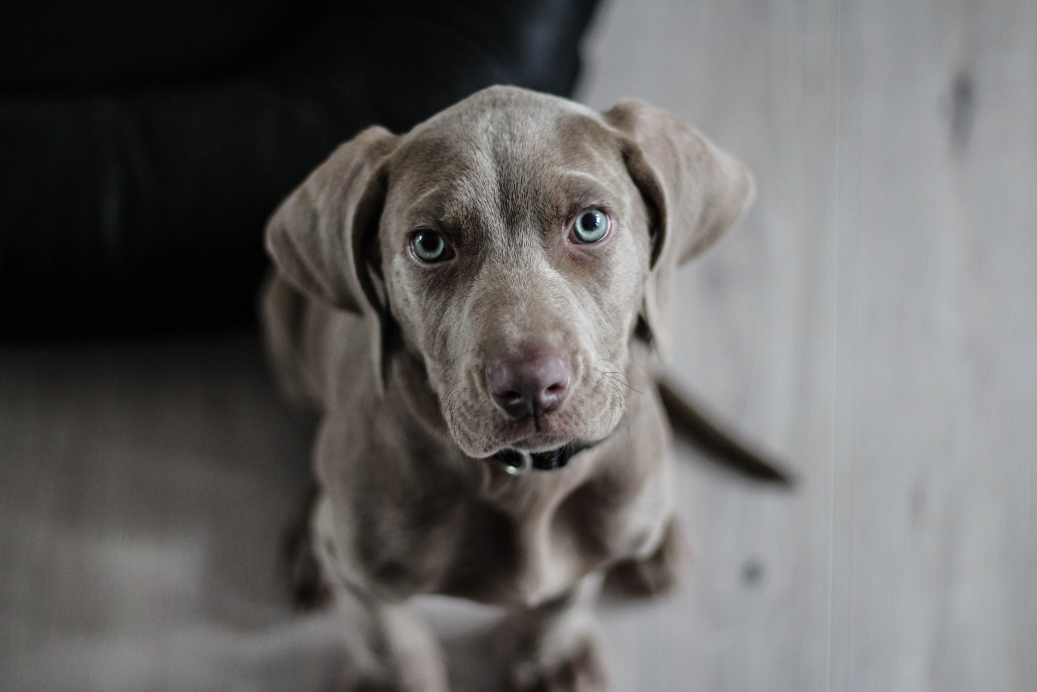
#> input picture dog1.jpg, 5184 x 3456 px (shown at 1/5 size); its folder holds 4 pictures in this run
$ jupyter execute --allow-errors Untitled.ipynb
#> lines starting #> are read from the running program, lines starting #| are printed output that depends on the picture
[cell 1]
from PIL import Image
import numpy as np
import warnings
import requests

[cell 2]
IMAGES = [np.array(Image.open(f"dog{i}.jpg").resize(size=(400, 400))) for i in range(1, 5)]
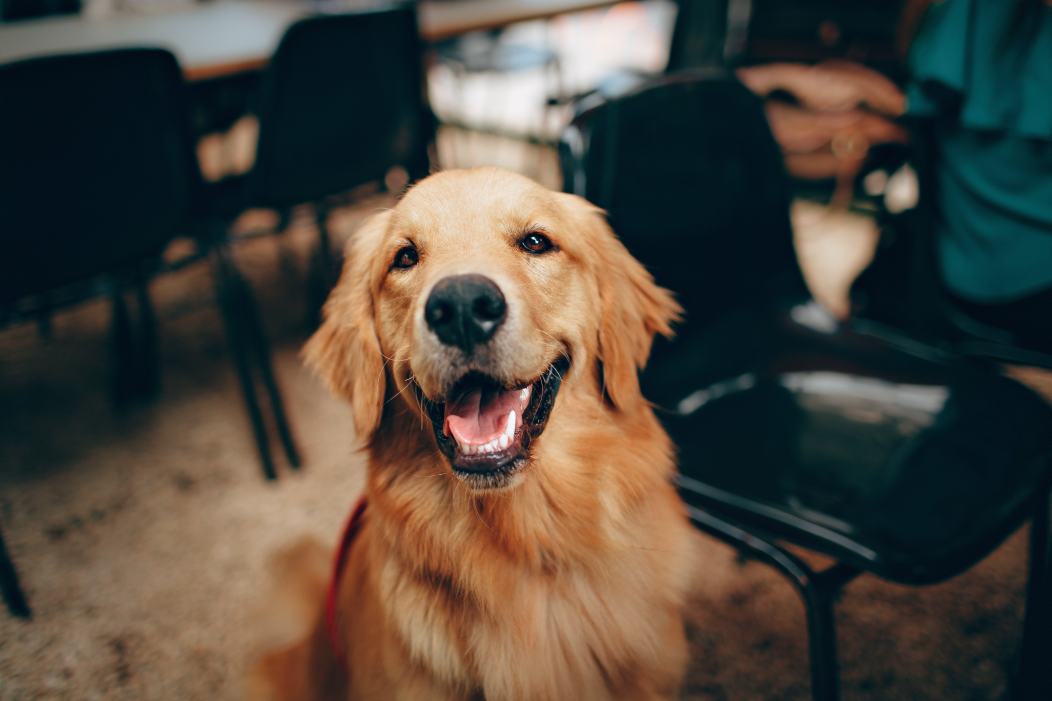
#> input picture dog2.jpg, 5257 x 3505 px (shown at 1/5 size)
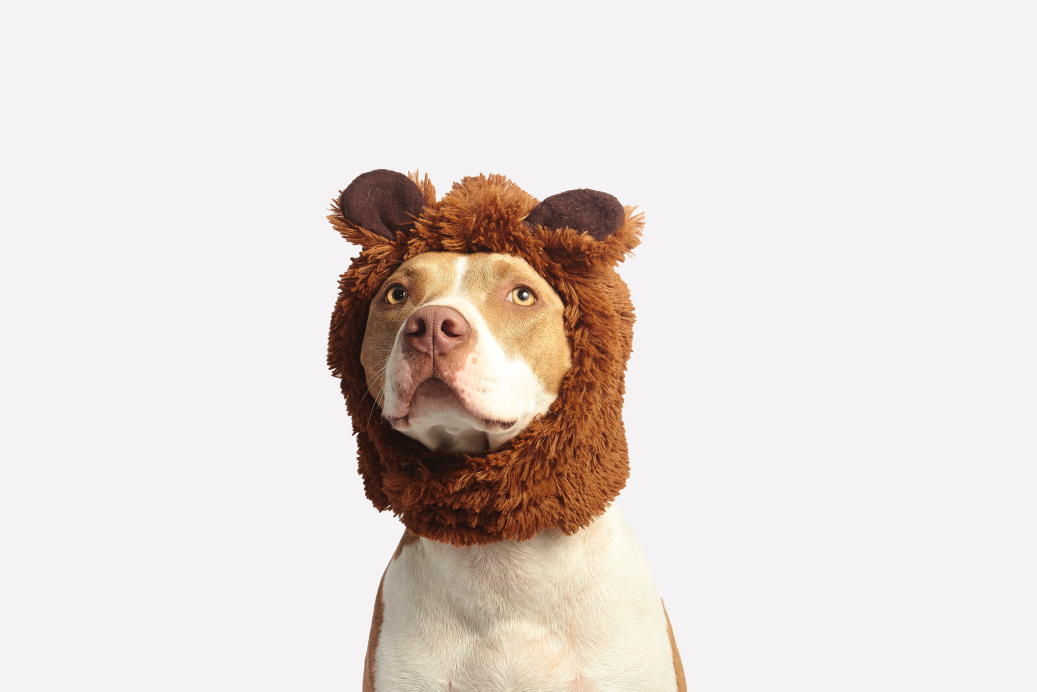
#> input picture dog3.jpg, 5184 x 3456 px (shown at 1/5 size)
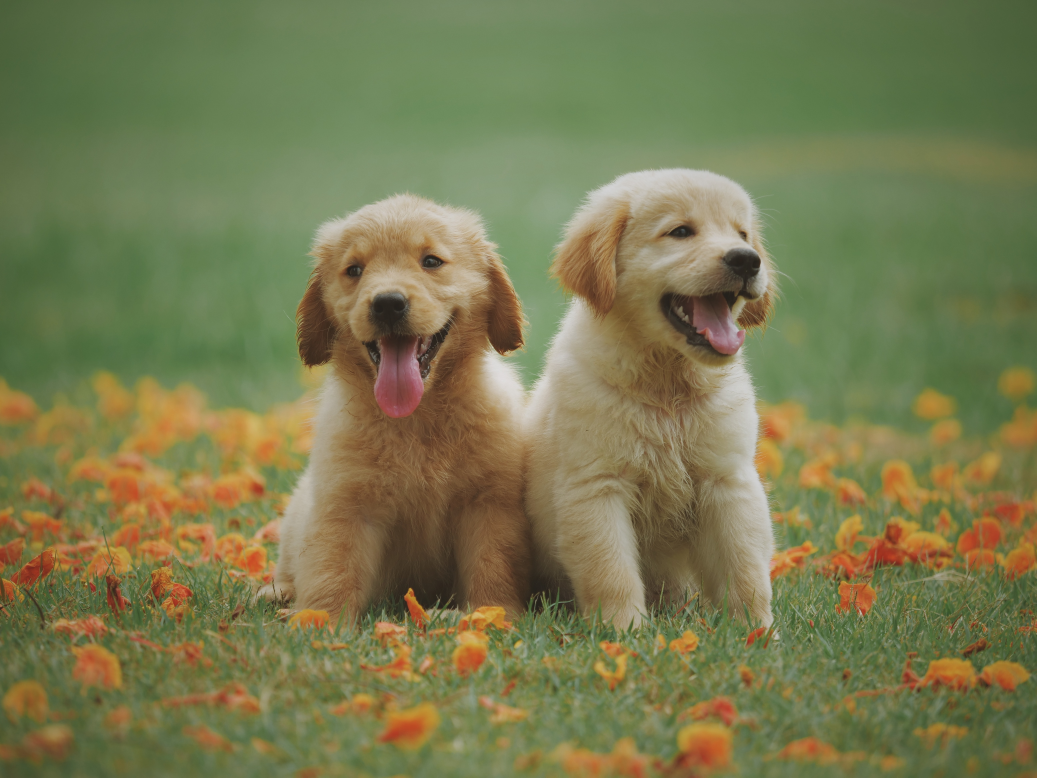
#> input picture dog4.jpg, 5184 x 3888 px (shown at 1/5 size)
#> IMAGES = 4 items
TEXT = "be at 36.896891-30.713323 at 11:00:00 GMT"
# since the data is an image, the program will use 8 bits (0, 255)
BYTE = 8

#> (a cell that did not finish here is left out)

#> (a cell that did not finish here is left out)

[cell 5]
def _combine_images(images):
    """Expects a list of images."""
    if len(images) == 4:
        return sum([image >> 6 << i for (image, i) in zip(images, range(6, -1, -2))])
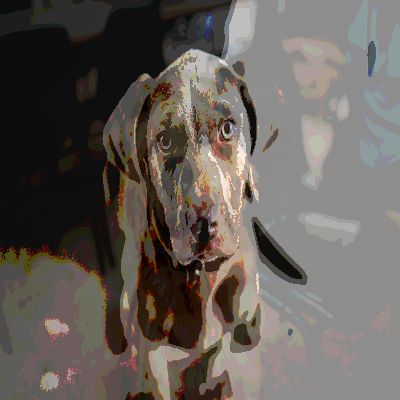
#> returned value: shape (400, 400, 3); mean of channels 0, 1, 2 100.7, 94.4, 88.8; drawn as R, G, B
    if len(images) == 3:
        return (images[0] >> 5 << 5) + (images[1] >> 5 << 2) + (images[2] >> 6)
    if len(images) == 2:
        return (images[0] >> 4 << 4) + (images[1] >> 4)
    raise Exception("To use the function, number of images should be from 2 to 4 inclusive.")

[cell 6]
def _get_hidden_image(combined_image, num_hidden=2):
    """Returns lists of images."""
    if num_hidden == 4:
        return [Image.fromarray(combined_image>>i<<6) for i in range(6, -1, -2)]
    if num_hidden == 3:
        return [Image.fromarray(im) for im in [(combined >> 5 << 5),
                                               (combined >> 2 << 5), (combined << 6)]]
    if num_hidden == 2:
        return Image.fromarray(combined_image>>4<<4), Image.fromarray(combined_image<<4)
    raise Exception("Range of the number of images is [2, 4].")

[cell 7]
_get_hidden_image(_combine_images(IMAGES[:4]), 4)[0]
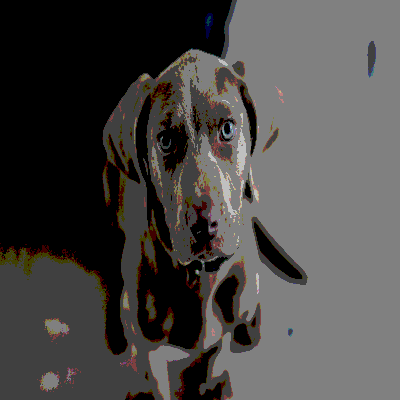
#> Out: PIL image 400x400 RGB; mean R, G, B 73.8, 71.7, 70

[cell 8]
def _from_url(url):
    """
    """
    return np.array(Image.open(requests.get(url, stream=True).raw))

[cell 9]
def _text_to_binary(text, max_length):
    """
    """
    # chars to ascii
    ord_text = [ord(ch) for ch in text]
    if max(ord_text) > 255:
        warnings.warn("""
            Warning: Chars with ascii codes higher than
                     255 is not supported and will be lost""")
        ord_text = [min(ord_, 255) for ord_ in ord_text]

    # padding the text with whitespace until it reaches the max length
    ord_text = ord_text + [32 for _ in range(max_length-len(ord_text))]
    # converting ascii codes to their byte represantation
    ord_text = [("0"*BYTE+"{0:b}".format(num))[-BYTE:] for num in ord_text]
    # converting it to 1's and 0's
    return np.array(list(map(int, "".join(ord_text))))

[cell 10]
def encoder(org_data, text, key=0, max_length=50, nnoise=10):
    """
    """
#> called with key = 0, max_length = 50, nnoise = 10
    # the function works with the flattened data
    data = org_data.reshape(np.prod(org_data.shape)).copy()
    # the key is used for generating the random indexes in the flattened data
    np.random.seed(key)
    if max_length*BYTE > data.shape[0]:
        raise Exception("Error: Image size is to small for the text.")
    idxs = np.random.choice(data.shape[0], max_length*BYTE, replace=False)
    # converting the text to 1's and 0's for storing
    hidden = _text_to_binary(text, max_length)
    # out of all the indexes, it only changes the ones that dont
    # match already, by subtracting 1 (changes the leftmost bit)
    data[idxs[hidden != data[idxs]%2]] -= 1

    # if someone else has the original image, part of the text could be
    # uncovered, so now will add random noise(salt?) to some other indexes
    # nnoise is a variable that controls the number of noise is added
    # more nnoise is more secure but also means more changes to the original
    if nnoise*max_length*BYTE > data.shape[0]:
        nnoise = data.shape[0]//(max_length*BYTE)
        warnings.warn("Warning: Lowering the nnoise.")
    noise_idxs = np.random.choice(data.shape[0], nnoise*max_length*BYTE, replace=False)
    # filtering the ones thats in the hidden text's indexes
    noise_idxs = np.setdiff1d(noise_idxs, idxs)
#> noise_idxs = 3996 values from 133 to 479763
    # adding the noise
    data[noise_idxs] -= 1
    # return the reshaped flattened data with the original shape
    return data.reshape(org_data.shape)
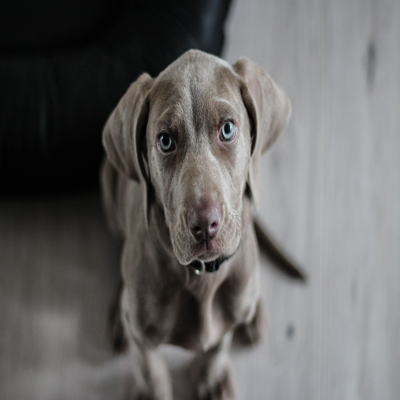
#> returned value: shape (400, 400, 3); mean of channels 0, 1, 2 102.6, 101.2, 100.3; drawn as R, G, B

[cell 11]
def decoder(encoded_data, key=0, max_length=50):
    # flattenes the encoded image
#> called with key = 0, max_length = 50
    data = encoded_data.reshape(np.prod(encoded_data.shape)).copy()
    # sets the key and gets the indexes of the hidden text
    np.random.seed(key)
    idxs = np.random.choice(data.shape[0], max_length*BYTE, replace=False)
    # takes the leftmost bits from the indexes
    s = "".join(map(str, data[idxs]%2))
    # splits the bits into groups of bytes
    s = [s[i:i+BYTE] for i in range(0, len(s), BYTE)]
#> s = 50 items, first 6: '01100010', '01100101', '00100000', '01100001', '01110100', '00100000'
    # first, converts each of the bytes to ascii code then to chars
    # and gets the encoded text within the image
    s = "".join([chr(int(bin_, base=2)) for bin_ in s])
    # removes paddings and returns the text
    return s.strip()
